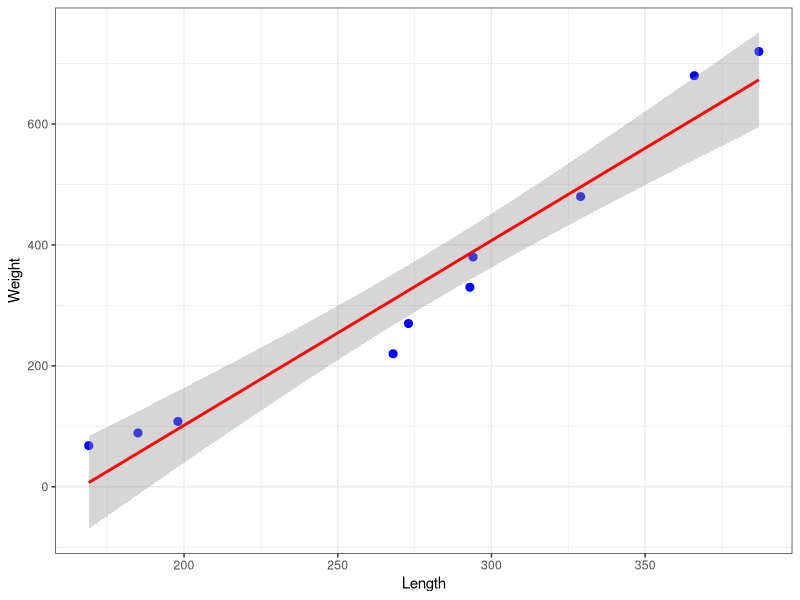
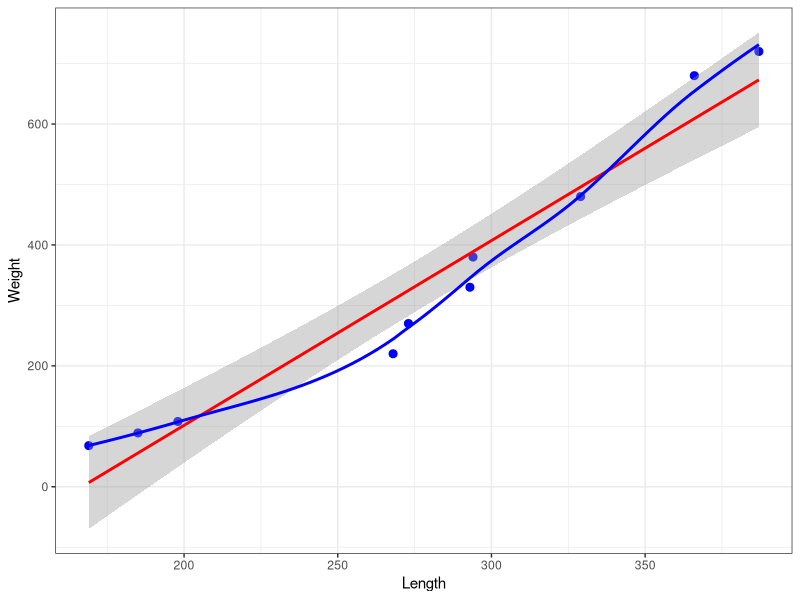

Here is the R script that generated these plots, in order:
## ---- chunk 1
knitr::opts_chunk$set(echo = TRUE)
library(magrittr)

#Higher Certificate, Paper II, 2006.  Question 3

## ---- chunk 2
Length<- c(387 , 366, 329, 293, 273, 268, 294, 198 ,185 , 169 )
Weight<- c(720, 680, 480, 330, 270, 220, 380, 108  , 89 ,  68 )

myDF <- data.frame(Length, Weight)

## ---- chunk 3
lm.model <- lm(Weight~Length,data=myDF)
## ---- chunk 4
coef(lm.model)

## ---- chunk 5
library(ggplot2)

p <- ggplot(data = myDF, aes(x=Length,y=Weight)) 
p <- p + geom_point( col="blue", size=2.4 )
p <- p + stat_smooth(method="lm", col="red")
p <- p + theme_bw()
p
## ---- chunk 6
library(ggplot2)

p <- ggplot(data = myDF, aes(x=Length,y=Weight)) 
p <- p + geom_point( col="blue", size=2.4 )
p <- p + stat_smooth(method="lm", col="red")
p <- p + stat_smooth(col="blue",se=FALSE)
p <- p + theme_bw()
p
## ---- chunk 7
X <- Length
sum( (X - mean(X) )^2)
## ---- chunk 8
Y <- Weight
sum((Y - mean(Y) )^2)
## ---- chunk 9
# Number of Observations
n <- nrow(myDF)

sum(X*Y) - ( sum(X)*sum(Y))/n
## ---- chunk 10
summary(myDF)
## ---- chunk 11
Xbar <- mean(X)
Xbar
## ---- chunk 12
Ybar <- mean(Y)
Ybar
## ---- chunk 13
lm.model <- lm(Weight~Length,data=myDF)
summary(lm.model)

## ---- chunk 14
coef(lm.model)

## ---- chunk 15

cor(Length,Weight)


cor(Length,Weight)^2
## ---- chunk 16
library(modelr)

rsquare(lm.model,data = myDF)

